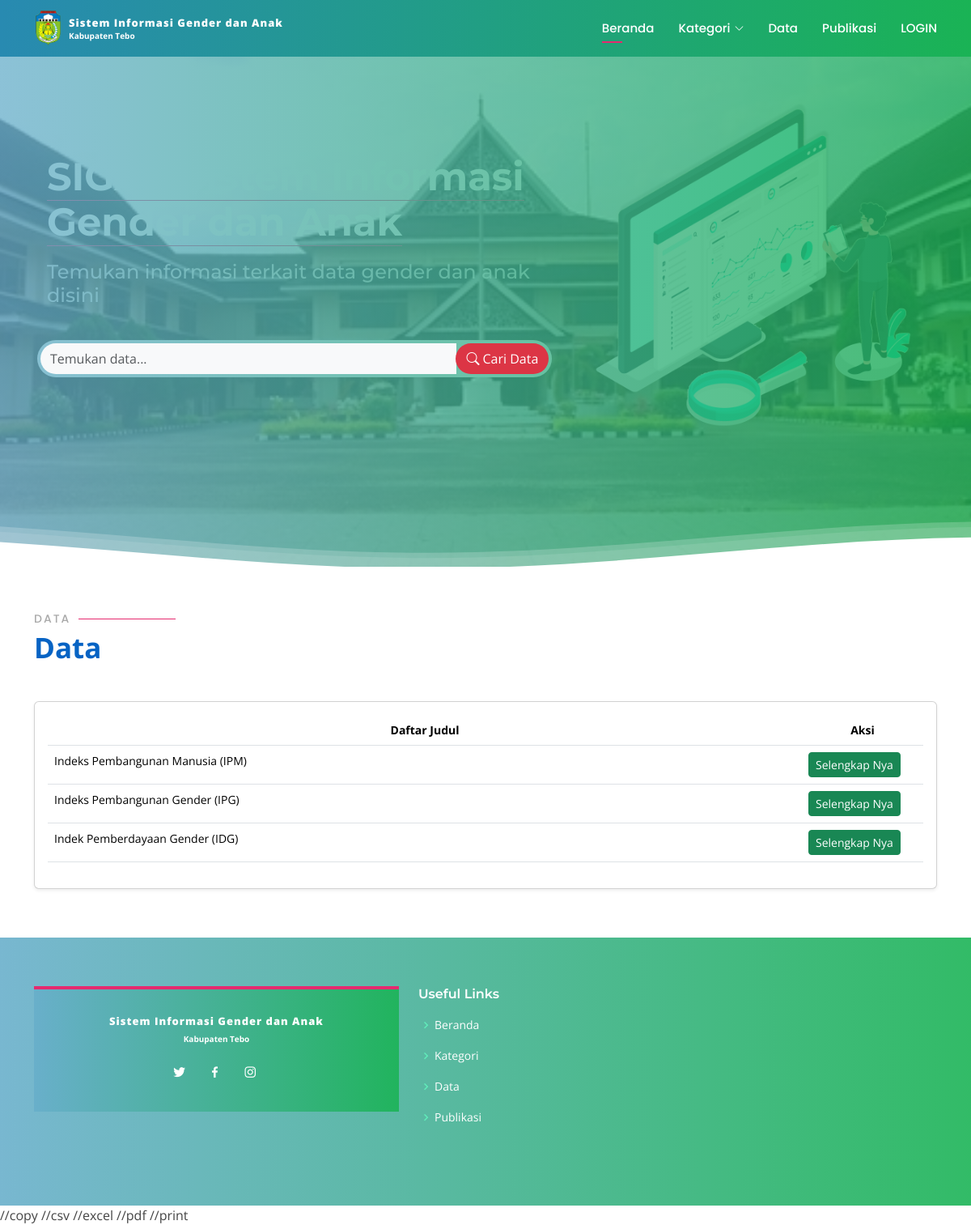
Screenshot of /index.php/dataall with the database file from the repository.
### tables this page shows
CREATE TABLE `tbl_judulData` (
  `idJudulData` int(7) NOT NULL,
  `idKategoriData` int(7) NOT NULL,
  `idUnitKerja` int(7) NOT NULL,
  `id_admin` int(7) NOT NULL,
  `judul` varchar(100) NOT NULL,
  `tgl` date NOT NULL
);

### application/controllers/DataAll.php (called while the page is built, shortened)
<?php if (!defined('BASEPATH')) exit('No direct script access allowed');
class DataAll extends CI_Controller
{
    function __construct()
    {
        $this->load->library('user_agent');
        $this->load->model('M_crud_kategoriData');
        $this->load->model('M_crud_JudulSiga');
        $this->load->model('M_crud_unit');
        $this->load->model('M_crud_Data');
    }
    function index()
    {
        $data['GetKategoriAll'] = $this->M_crud_kategoriData->GetKategoriAll();
        $data['GetDataJudulAll'] = $this->M_crud_JudulSiga->GetDataJudulAll();
        $this->load->view('lending/dataJudulAll', $data);
    }
}

### index.php (called while the page is built, shortened)
<?php
require_once BASEPATH.'core/CodeIgniter.php';

### application/models/M_crud_JudulSiga.php (called while the page is built, shortened)
<?php if (!defined('BASEPATH')) exit('No direct script access allowed');
class M_crud_JudulSiga extends CI_Model
{
    function GetDataJudulAll()
    {
        $hsl = $this->db->query("SELECT `idJudulData`,`id_admin`,`idUnitKerja`, `idKategoriData`,  `judul`, `tgl` FROM `tbl_judulData`");
        return $hsl;
    }
}

### application/views/lending/dataJudulAll.php (the view, shortened to what this page needs)
<!DOCTYPE html>
<html lang="en">
<head>
    <link rel="stylesheet" href="https://cdn.datatables.net/2.0.7/css/dataTables.dataTables.min.css" />
</head>
<body>
    <main id="main">
        <section id="dataall">
            <div class="container">
                <div class="section-title" data-aos="fade-up">
                    <h2>Data</h2>
                    <font style="font-size:35px; font-weight: bold; color:#0663C4;">
                        Data
                    </font>
                </div>
                <div class="card shadow-sm">
                    <div class="card-body ">
                        <table id="example" class="table  table-hover " style="font-size:14px; width: 100%;">
                            <thead style="text-align:center; vertical-align: middle;">
                                <tr>
                                    <th>
                                        <center>Daftar Judul</center>
                                    </th>
                                    <th width="150px">
                                        <center>Aksi</center>
                                    </th>
                                </tr>
                            </thead>
                            <tbody>
                                <?php foreach ($GetDataJudulAll->result() as $row) { ?>
                                    <tr>
                                        <td><?php echo $row->judul ?></td>
                                        <td><a href="Data/Detail/<?php echo $row->idKategoriData ?>/<?php echo $row->idJudulData ?>/<?php echo str_replace(' ', '-', $row->judul); ?>#Data" class="btn btn-success btn-sm">Selengkap Nya</a></td>
                                    </tr>
                                <?php } ?>
                            </tbody>
                        </table>
                    </div>
                </div>
            </div>
        </section>
    </main>
    <script src="https://cdnjs.cloudflare.com/ajax/libs/jszip/3.10.1/jszip.min.js"></script> //copy
    <script src="https://cdnjs.cloudflare.com/ajax/libs/pdfmake/0.2.7/pdfmake.min.js"></script> //csv
    <script src="https://cdnjs.cloudflare.com/ajax/libs/pdfmake/0.2.7/vfs_fonts.js"></script> //excel
    <script src="https://cdn.datatables.net/buttons/3.0.2/js/buttons.html5.min.js"></script> //pdf
    <script src="https://cdn.datatables.net/buttons/3.0.2/js/buttons.print.min.js"></script> //print
</body>
</html>

### tmpDepan/Bootslander/assets/css/style.css (style rules this page uses)
body { font-family: "Open Sans", sans-serif; color: #444444; }
a { color: #E52A6F; text-decoration: none; }
h1, h2, h3, h4, h5, h6 { font-family: "Montserrat", sans-serif; }
section { padding: 60px 0; overflow: hidden; }
.section-title { padding-bottom: 40px; }
.section-title h2 { font-size: 14px; font-weight: 500; padding: 0; line-height: 1px; margin: 0 0 5px 0; letter-spacing: 2px; text-transform: uppercase; color: #aaaaaa; font-family: "Poppins", sans-serif; }
.section-title h2::after { content: ""; width: 120px; height: 1px; display: inline-block; background: #E52A6F; margin: 4px 10px; }

### rows the page displays
tbl_juduldata: judul "Indeks Pembangunan Manusia (IPM)"
tbl_juduldata: judul "Indeks Pembangunan Gender (IPG)"
tbl_juduldata: judul "Indek Pemberdayaan Gender (IDG)"
